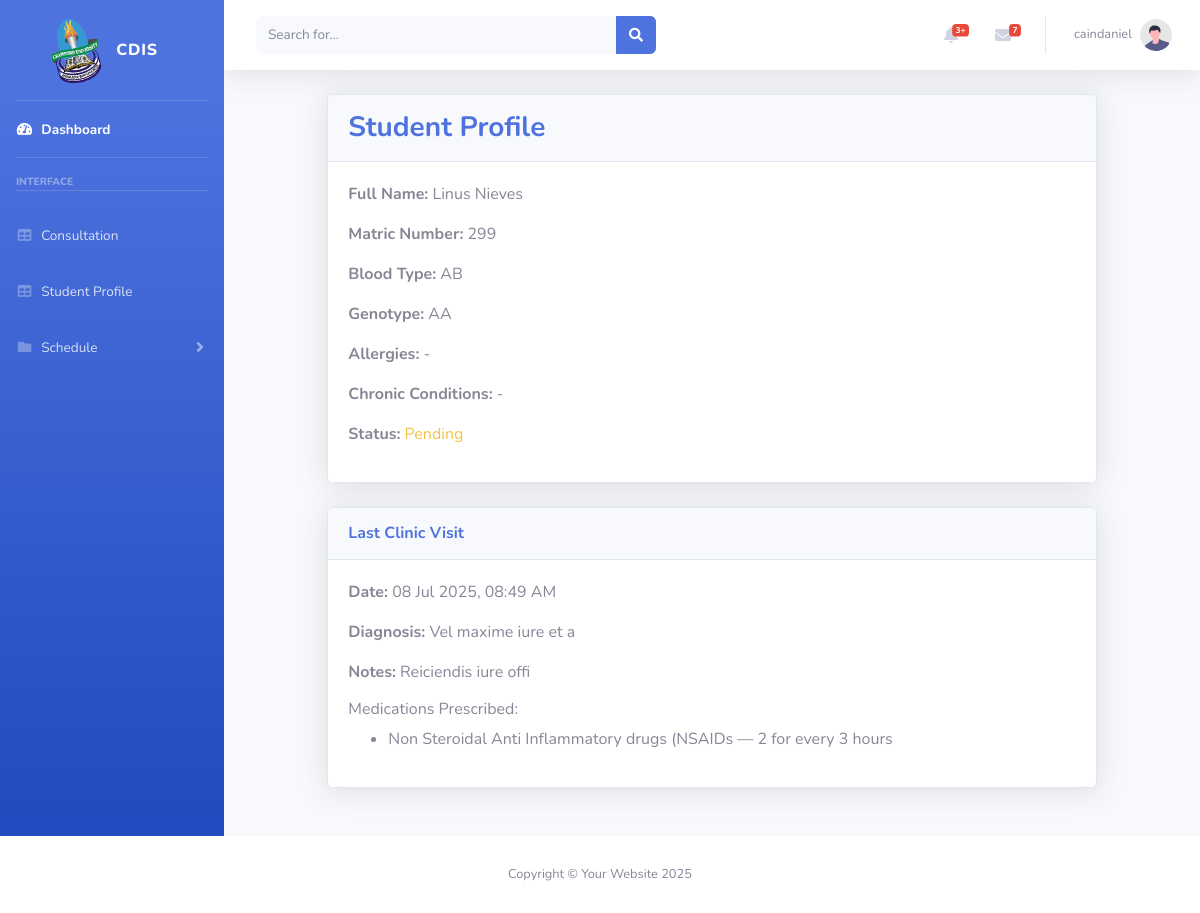
Page /public/admin-dashboard/profile.php?id=17 (signed in) on the committed database.
### tables this page shows
CREATE TABLE `student_profiles` (
  `id` int(11) NOT NULL,
  `user_id` int(11) NOT NULL,
  `blood_type` varchar(5) DEFAULT NULL,
  `genotype` varchar(10) DEFAULT NULL,
  `allergies` text DEFAULT NULL,
  `chronic_conditions` text DEFAULT NULL,
  `emergency_contact_name` varchar(255) DEFAULT NULL,
  `emergency_contact_phone` varchar(20) DEFAULT NULL,
  `updated_at` datetime DEFAULT current_timestamp() ON UPDATE current_timestamp(),
  `approved` enum('pending','approved','rejected') DEFAULT 'pending',
  `approved_by` int(11) DEFAULT NULL,
  `approved_at` datetime DEFAULT NULL
);

CREATE TABLE `users` (
  `id` int(11) NOT NULL,
  `username` varchar(50) NOT NULL,
  `password_hash` varchar(255) NOT NULL,
  `role_id` int(11) NOT NULL,
  `email` varchar(100) DEFAULT NULL,
  `created_at` timestamp NOT NULL DEFAULT current_timestamp(),
  `fname` varchar(100) NOT NULL,
  `lname` varchar(100) NOT NULL,
  `dept` varchar(100) DEFAULT NULL,
  `user_number` varchar(20) NOT NULL,
  `img` text DEFAULT NULL
);

CREATE TABLE `consultations` (
  `id` int(11) NOT NULL,
  `appointment_id` int(11) NOT NULL,
  `staff_id` int(11) NOT NULL,
  `student_id` int(11) NOT NULL,
  `notes` text DEFAULT NULL,
  `diagnosis` text DEFAULT NULL,
  `created_at` datetime DEFAULT current_timestamp(),
  `status` enum('pending','approved','completed','rejected') DEFAULT 'pending',
  `approved_by` int(11) NOT NULL,
  `updated_at` timestamp NULL DEFAULT NULL
);

CREATE TABLE `prescriptions` (
  `id` int(11) NOT NULL,
  `consultation_id` int(11) NOT NULL,
  `medication_name` varchar(255) DEFAULT NULL,
  `dosage` varchar(100) DEFAULT NULL,
  `frequency` varchar(100) DEFAULT NULL,
  `duration` varchar(100) DEFAULT NULL,
  `instructions` text DEFAULT NULL,
  `created_at` datetime DEFAULT current_timestamp()
);

### public/admin-dashboard/profile.php (the view, shortened to what this page needs)
<?php require_once 'includes/filter-schedule.php'; ?>
<?php require_once 'includes/header.php'; ?>
<?php
 $user_id = $_GET['id'];
$stmt = $pdo->prepare("
        SELECT u.*, concat(u.fname, ' ', u.lname) as full_name, sp.blood_type, sp.genotype,sp.approved
        FROM users u
        LEFT JOIN student_profiles sp ON sp.user_id = u.id
        WHERE u.id  = ?
        ");
 $stmt->execute([$user_id]);
 $profile = $stmt->fetch();
$stmt2 = $pdo->prepare("
  SELECT * FROM consultations
  WHERE student_id = ?
  ORDER BY created_at DESC LIMIT 1
");
$stmt2->execute([$user_id]);
$last_visit = $stmt2->fetch();
$prescriptions = [];
if ($last_visit) {
  $stmt3 = $pdo->prepare("SELECT * FROM prescriptions WHERE consultation_id = ?");
  $stmt3->execute([$last_visit['id']]);
  $prescriptions = $stmt3->fetchAll();
}
?>
    <div id="wrapper">
        <?php require_once 'includes/sidebar.php'; ?>
        <div id="content-wrapper" class="d-flex flex-column">
            <div id="content">
                <?php require_once 'includes/top-bar.php'; ?>
                <div class="container-fluid">
                    <?php if (in_array($_SESSION['user']['role'], ['Doctor', 'Nurse'])) { ?>
                    <div class="row">
                        <div class="col-lg-10 mb-4 mx-auto">
                            <div class="card shadow mb-4">
                                <div class="card-header py-3 d-flex justify-content-between">
                                     <h3 class="m-0 font-weight-bold text-primary">Student Profile </h3>
                                </div>
                                <div class="card-body">
                                <?php if (!empty($profile)): ?>
                                 <p>
                                     <strong>Full Name:</strong> <?= $profile['full_name']  ?>
                                 </p>
                                 <p>
                                     <strong>Matric Number:</strong> <?= $profile['user_number']  ?>
                                 </p>
                                  <p><strong>Blood Type:</strong> <?= $profile['blood_type'] ?? 'N/A' ?></p>
                                    <p><strong>Genotype:</strong> <?= $profile['genotype'] ?? 'N/A' ?></p>
                                    <p><strong>Allergies:</strong> <?= nl2br($profile['allergies'] ?? '-') ?></p>
                                    <p><strong>Chronic Conditions:</strong> <?= nl2br($profile['chronic_conditions'] ?? '-') ?></p>
                                    <p><strong>Status:</strong>
                                      <?php
                                        if (!$profile['approved']) echo "<span class='text-danger'>Not Set</span>";
                                        elseif ($profile['approved'] === 'approved') echo "<span class='text-success'>Approved</span>";
                                        elseif ($profile['approved'] === 'pending') echo "<span class='text-warning'>Pending</span>";
                                        else echo "<span class='text-danger'>Rejected</span>";
                                      ?>
                                    </p>
                                <?php endif ?>
                                </div>
                                </div>
                                <div class="card shadow mb-4">
                                    <div class="card-header py-3">
                                        <h6 class="m-0 font-weight-bold text-primary">Last Clinic Visit</h6>
                                    </div>
                                    <div class="card-body">
                                        <?php if ($last_visit): ?>
                                          <p><strong>Date:</strong> <?= date('d M Y, h:i A', strtotime($last_visit['created_at'])) ?></p>
                                          <p><strong>Diagnosis:</strong> <?= nl2br($last_visit['diagnosis']) ?></p>
                                          <p><strong>Notes:</strong> <?= nl2br($last_visit['notes']) ?></p>
                                          <?php if ($prescriptions): ?>
                                            <h6>Medications Prescribed:</h6>
                                            <ul>
                                              <?php foreach ($prescriptions as $p): ?>
                                                <li><?= htmlspecialchars($p['medication_name']) ?> — <?= htmlspecialchars($p['dosage']) ?> for <?= htmlspecialchars($p['duration']) ?></li>
                                              <?php endforeach ?>
                                            </ul>
                                          <?php endif ?>
                                        <?php else: ?>
                                          <p class="text-muted">You haven't visited the clinic yet.</p>
                                        <?php endif ?>
                                    </div>
                                </div>
                        </div>
                            </div>
                        </div>
                    </div>
                    <?php } ?>
                </div>
            </div>
            <footer class="sticky-footer bg-white">
                <div class="container my-auto">
                    <div class="copyright text-center my-auto">
                        <span>Copyright &copy; Your Website 2025</span>
                    </div>
                </div>
            </footer>
<?php require_once 'includes/footer.php'; ?>

### rows in the picture
student_profiles: user.user_number "299", blood_type "AB", genotype "AA"
consultations: created_at "08 Jul 2025, 08:49 AM", diagnosis "Vel maxime iure et a", notes "Reiciendis iure offi"
prescriptions: medication_name "Non Steroidal Anti Inflammatory drugs (NSAIDs", dosage "2", duration "every 3 hours"

### other values in the picture
$_SESSION['user']['username'] "caindaniel"
$profile['full_name'] "Linus Nieves"
$profile['allergies'] "-"
$profile['chronic_conditions'] "-"
